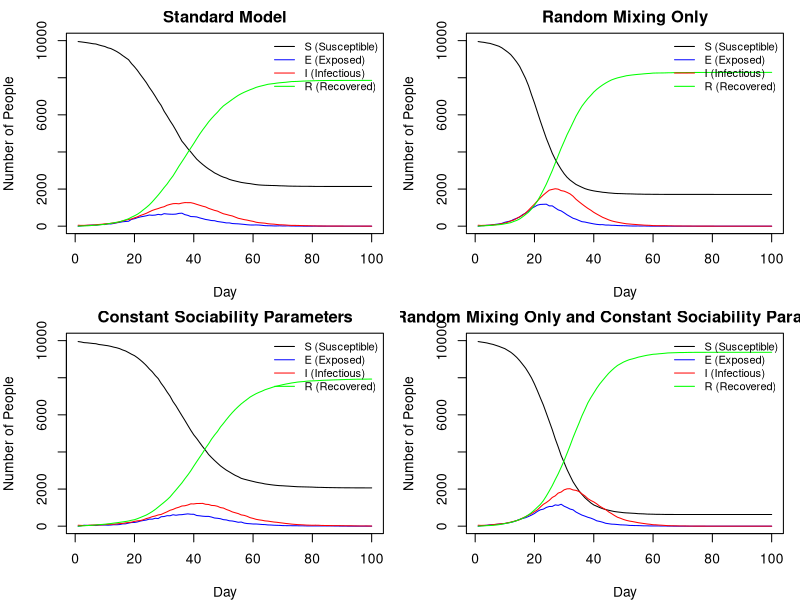

Source code (R):
###########################################################
# File:    Submission.R
# Authors: Colin McDonagh (s2213748), Matthew Poole (s2892092), James Horn (s2304075)
# Date:    2025-10-15
# Github URL: https://github.com/JTHorn-eng/Extended-Stats-Programming-Assignment-2/blob/main/Submission.R
###########################################################
#
### About
#
# This document is the code to run an SEIR model and prints the plots of 4 
# different implementations of the model. The program primarily uses two 
# functions to do this: get.net() and seir(). This SEIR model can account for 
# different transmission rates between people sharing houses of different sizes,
# social networks of different sizes, and random mixing. The housing sharing 
# assumes a uniform distribution of house sizes and the social networks allow 
# for variable social network sizes, depending on their 'sociability' parameter.
# The code concludes with a commentary on the 4 different models. 
# 
#
#
### Contributions:
#
# All members attended the majority of workshops and communicated remotely about 
# progress made outside of class time.
#
# Colin McDonagh (33 %) Wrote the majority of the nseir function and led the 
#                       commentary of the different models  
#                      
# Matthew Poole  (34 %) Wrote the code to distribute people to houses, optimised 
#                       the get.net function and nseir function
#                      
# James Horn     (33 %) Wrote the original get.net function and wrote the plot 
#                       function 
#                     


get.net = function(beta, h, nc=15) {
  #' Creates a list of vectors, with each vector at position i containing the 
  #' indices of people that person i is connected with socially. This is done by 
  #' looping through each person, calculating their network based on the 
  #' probability they are connected to someone else, and then recording these 
  #' values at position i of the list, and then recording the value i at each 
  #' index of the list of the person in the social network.
  #' @param beta A list of n uniform random deviates
  #' @param h    A vector of length n describing who shares houses
  #' @param nc  A value dictating the average number of connections per person.
  #' 
  #' @return a list of vectors, with the vector at position i being the social 
  #' network of person i.
  
  # Define the number of people to consider
  n <- length(h)
  
  # Create a list of vectors for who shares a house with who, as people sharing 
  # houses cannot be in the same social network.
  house_network <- lapply(h, function(x) which(x == h))
  
  # Generate an empty list to populate with connections
  social_network <- vector("list",n)
  
  # Calculates a constant used inside a loop once for efficiency to calculate 
  # the probability that two people are connected socially.
  k <- nc*beta/(mean(beta)^2*(n-1))
  
  # loop through each person in the network
  for (i in 1:(n-1)) {
    # Create probabilities that person i is connected with each other person. 
    # Only consider person i and onwards as these values will be symmetric.
    network_probs <- c(rep(0,i), beta[i]*k[(i+1):n]) 
    
    # Create probabilities to compare the network probs with.
    # The first i values are 1 as the first (i-1) have already been assigned 
    # networks, and person i cannot be in a network with themself. 
    probs <- c(rep(1,i), runif(n-i))
    
    # Assign the indices of people sharing a network to a vector, and exclude 
    # anyone who lives with them
    social_indices <- which(network_probs > probs)[-house_network[[i]]]
    
    # append the indices of people in person i's network to the list
    social_network[[i]] <- c(social_network[[i]], social_indices)
    
    # append person i to the network of each person in person i's network
    social_network[social_indices] <- lapply(social_network[social_indices], 
                                             function(x) c(x, i))
  }
  
  return(social_network)
}


nseir <- function(beta,h,alink,alpha=c(.1,.01,.01),delta=.2,gamma=.4,nc=15, nt = 100,pinf = .005) {
  #' This function implements and simulates the SEIR model described in the introduction to this document for a given set of parameter
  #' values. It calculates the amount of people that are in the susceptible, exposed, infected, and recovered classes each day based 
  #' on households, a personal social network, and a random interaction network (where households and the personal networks are disjoint). 
  #' @param beta A list of uniform random deviates
  #' @param h A vector indexing who shares houses
  #' @param alink A list of vectors, with the vector at position i being the social network of person i.
  #' @param alpha A vector of parameters for alpha_h, alpha_c, and alpha_r (as described above) respectively.
  #' @param delta The probability that an infected individual transfers from the infected class to the recovered class each day.
  #' @param gamma The probability that an exposed individual transfers from the exposed class to the infected class each day.
  #' @param n_c A value of the average number of personal connections per person.
  #' @param nt The number of days to simulate the model over.
  #' @param pinf The proportion of the population infected at the start of the simulation.
  #' 
  #' @return A list of vectors, where these vectors contain the number of people in the susceptible class, exposed class, infected class, 
  #' recovered class, and the day these correspond to respectively.
  
  # Sets the number of people in the model
  n <- length(h)
  
  # Initialise the vectors we will return from this function
  S <- E <- I <- R <- t_vec <- rep(0,nt)
  
  # Creates a vector to contain the class of each individual each day
  x <- rep(0, n)
  
  # Randomly samples the initial infected people from our population
  x[sample(1:n, round(n * pinf))] <- 2
  
  # Find the initial number of susceptible and infected people
  S[1] <- sum(x==0); I[1] <- sum(x==2)
  
  # Calculates a constant used inside a loop once for efficiency
  k <- (alpha[3]*nc*beta) / (mean(beta)^2*(n-1))
  
  # is it necessary to do this with k or is it worth for performance?
  
  # Iterate the following over each day in the simulation
  for (t in 2:nt){
    
    # Initialise a vector to store the people exposed by each infected person
    exp_vector <- vector("list", length=length(which(x==2)))
    
    # Iterate over each infected person to find out which susceptible people are
    # exposed by at least one infected person
    for (i in which(x==2)){
      
      # Reset the indices of susceptible people infected after each iteration
      shce <- snce <- srce <- numeric(0)
      
      # Only consider the household model if the user specifies this
      if(alpha[1]>0){
        # Find indices of susceptible people in a household with infected person i
        shc <- which((h==h[i])&x==0)
        # Samples whether people in shc are exposed (by household) by person i
        shce <- shc[runif(length(shc))<=alpha[1]]
      }
      
      
      # Only consider the contact network if the user specifies this
      if(alpha[2]>0){
        # Find indices of susceptible people in a contact network with infected 
        # person i
        nc <- alink[[i]]
        snc <- nc[which(x[nc]==0)]
        
        # Samples whether people in snce are exposed (by contact network) by person i
        snce <- snc[runif(length(shc))<=alpha[2]]
      }
      
      
      # Only consider the random network if the user specifies this
      if(alpha[3]>0){
        # Finds indices of susceptible people
        src <- which(x==0)
        # Samples whether people in src are exposed (by random network) by person i
        srce <- src[runif(length(src)) <= beta[i]*k[src]]
      } 
      
      # Append unique people exposed by person i to a running list
      exp_vector[[i]] <- unique(c(shce, snce, srce))
    }
    
    # Find the unique susceptible people exposed on day t by any infected person
    any_exp_vector <- unique(unlist(exp_vector))
    
    # Create uniform random deviates
    u <- runif(n)
    
    # Infected people transition to recovered with class probability delta            
    x[x==2&u<delta] <- 3 
    # Exposed people transition to infected class with probability gamma
    x[x==1&u<gamma] <- 2  
    
    # Susceptible people transition to exposed class as calculated above
    x[any_exp_vector] <- 1
    
    # Sum the total people in each class and increment the day
    S[t] <- sum(x==0); E[t] <- sum(x==1)
    I[t] <- sum(x==2); R[t] <- sum(x==3)
    t_vec[t] <- t
  }  
  
  # Return the list of susceptible, exposed, infected, and recovered people on each day and the vector of day indices
  return(list(S=S,E=E,I=I,R=R,t=t_vec))
}

plot_seir = function(seir_results_list, n, title = 'SEIR Model Results') {

    #' Plots a list of SEIR model results in a 2x2 grid layout, showing the
    #' evolution of SEIR (Susceptible, Exposed, Infectious, Recovered) 
    #' compartments for one or more simulation results. Each element of
    #' `seir_results_list` should be a list containing vectors `S`, `E`,
    #' `I`, and `R` representing daily counts of individuals in each state.
    #' 
    #' @param seir_results_list A list of all model results
    #' @param n the population size for each plot's y-axis
    #' @param title optional title for overall window

    # Generate the grid layout with margin outside layout for legend
    par(mfrow = c(2, 2), mar = c(4, 4, 2, 1))

    # Create subplot titles
    plot_titles <- c(
      'Standard Model'
      ,'Random Mixing Only'
      ,'Constant Sociability Parameters'
      ,'Random Mixing Only and Constant Sociability Parameters'
    )

    for (i in seq_along(seir_results_list)) {
        
        # Obtain results timeframe in days
        seir_results <- seir_results_list[[i]]
        n_days <- length(seir_results$S)
        days <- 1:n_days

        # Generate line graphs for each class member of the population per day
        plot(
            days
            , seir_results$S
            , type = "l"
            , col = "black"
            , ylim = c(0, n)
            , xlab = "Day"
            , ylab = "Number of People"
            , main = plot_titles[i]
        )
        lines(days, seir_results$E, col = "blue")
        lines(days, seir_results$I, col = "red")
        lines(days, seir_results$R, col = "green")

        legend("topright",
              inset = c(0, 0),
              legend = c("S (Susceptible)", "E (Exposed)", "I (Infectious)", 
                         "R (Recovered)"),
              col = c("black", "blue", "red", "green"),
              lty = 1,
              xpd = NA,
              bty = "n",
              cex = 0.8
          )
    }

    # End layout plotting
    par(xpd = NA)

    # Add a title for the overall window
    mtext(title, outer = TRUE, line = 1, cex = 1.2)
}

system.time({
# Run models
# Specify the number of people in the simulation and the maximum number of 
# people in a given household
n = 10000; hmax = 5

# Simulate beta values as standard uniform random deviates
beta <- runif(n)

# Simulate a vector of household contacts
h1 <- rep(rep(1:n, sample(1:hmax,n, replace=TRUE)), length.out=n)

# Simulate personal network information
alink <- get.net(runif(n), h1, 15)


# Create a list of models (using nseir) to compare
results_list <- list(

    # Standard model with personal, household, and random mixing
    nseir(beta, h1, alink)

    # Run model with random mixing only
    ,nseir(beta, h1, alink, alpha=c(0, 0, 0.04))
    
    # Run model with constant sociability parameters for each person
    ,nseir(beta=rep(mean(beta),n), h1, alink)
    
    # Run model with constant sociability parameters for each person and only 
    # consider random mixing
    ,nseir(beta=rep(mean(beta),n), h1, alink, alpha=c(0, 0, 0.04))

)
plot_seir(results_list, n)

})

################################################################################
#'
###' Model Comparison
#'
##' Household, Contact Network, and Random Network Models vs Random Network Only Models:
# ------------------------------------------------------------------------------
#' The models that contain the household and contact network components account
#' for more variability in the infection rates. Thus, we observe a more diffuse 
#' distribution of infectious individuals than the models that only consider the 
#' random network effect, which overestimate the peak severity of the pandemic. 
#' We also observe that the peak of infection occurs later for models that contain
#' household and contact network components than it does for the random network
#' models. 
#' 
#' The additional variability described above comes from allowing the models that 
#' contain household and personal network information to consider behavioral and 
#' random aspects of individuals more intimately:
#' 
#' Variability is introduced in the personal network since the more social an 
#' individual is, the more people they are likely to have in their contact 
#' network, and thus the more people they are likely to infect/be infected by 
#' (where as the opposite is true for unsociable people).
#' 
#' The household structure adds variability that is independent of sociability
#' parameter values (unlike the random network only model for variable beta 
#' values) as household sizes are assumed to be uniformly distributed from 1 to 5.
#' 
#' We also note that the full model is more robust when neglecting the random 
#' variability of sociability between individuals, as the results are very similar
#' (only around 100 more people are infected in the constant sociability model).
#' This could be the case as the household and contact network structures still 
#' encode some underlying random sociability structure into the model). 
#' The random network only model is far more sensitive to this change, and 
#' results in the pandemic infecting far more people (and being severe for 
#' longer) than the random network model with variable sociability parameters.
# ------------------------------------------------------------------------------
